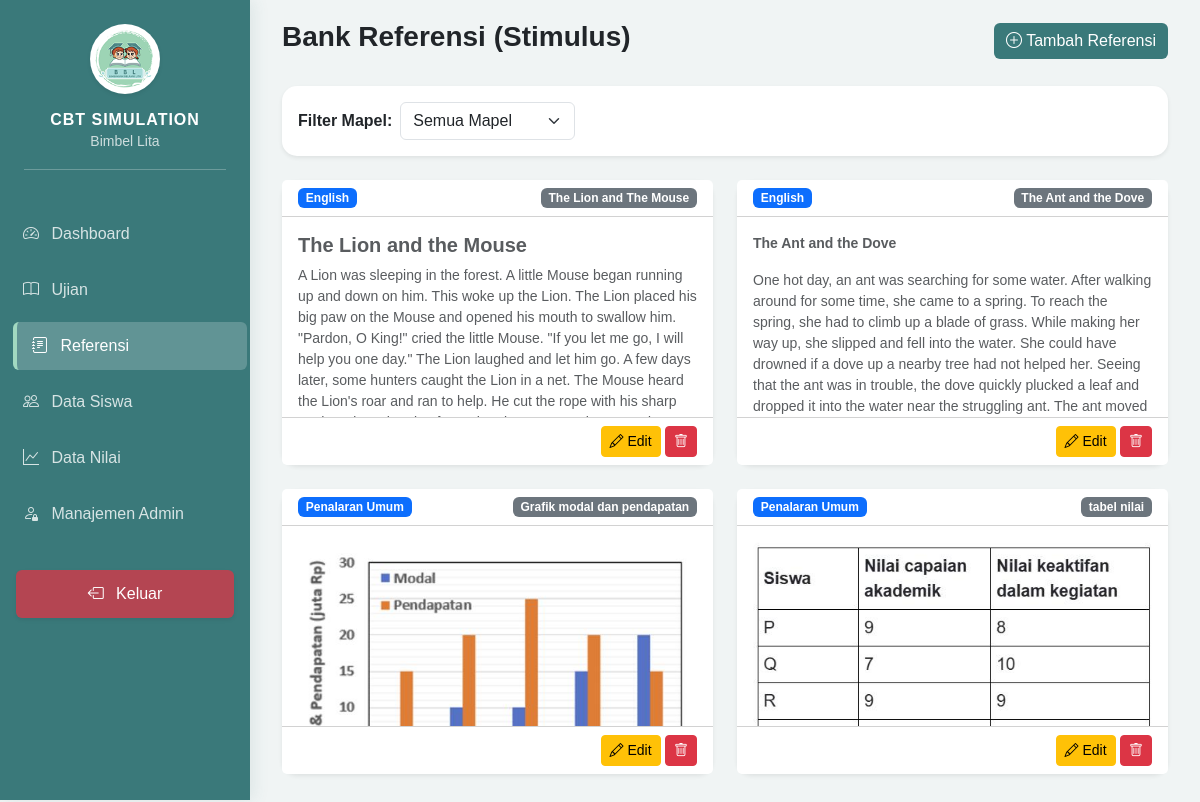
Page /admin/dashboard.php?page=references (signed in) on the committed database.
### tables this page shows
CREATE TABLE `references` (
  `id` int NOT NULL,
  `subject_id` int NOT NULL,
  `title` varchar(255) NOT NULL,
  `type` enum('text','image') DEFAULT 'text',
  `content` text,
  `image_path` varchar(255) DEFAULT NULL,
  `created_at` timestamp NULL DEFAULT CURRENT_TIMESTAMP
);

CREATE TABLE `subjects` (
  `id` int NOT NULL,
  `exam_id` int NOT NULL,
  `name` varchar(100) NOT NULL,
  `duration` int NOT NULL,
  `max_score` decimal(10,2) DEFAULT '100.00',
  `sort_order` int NOT NULL DEFAULT '0',
  `is_active` tinyint(1) DEFAULT '1',
  `created_at` timestamp NULL DEFAULT CURRENT_TIMESTAMP
);

### admin/modules/references/index.php (the view, shortened to what this page needs)
<?php
$sql = "SELECT r.*, s.name as subject_name FROM `references` r
        JOIN subjects s ON r.subject_id = s.id";
$sql .= " ORDER BY r.id DESC";
$references = $pdo->query($sql)->fetchAll();
?>
<div class="d-flex justify-content-between align-items-center mb-4">
    <h3 class="fw-bold">Bank Referensi (Stimulus)</h3>
    <a href="dashboard.php?page=references_form" class="btn btn-primary">
        <i class="bi bi-plus-circle"></i> Tambah Referensi
    </a>
</div>
<div class="card border-0 shadow-sm mb-4">
    <div class="card-body">
        <form method="GET" action="dashboard.php" class="row g-2 align-items-center">
            <div class="col-auto"><label class="fw-bold">Filter Mapel:</label></div>
            <div class="col-auto">
                <select name="subject_id" class="form-select" onchange="this.form.submit()">
                    <option value="">Semua Mapel</option>
                </select>
            </div>
        </form>
    </div>
</div>
<div class="row">
    <?php foreach ($references as $r): ?>
    <div class="col-md-6 mb-4">
        <div class="card h-100 shadow-sm border-0">
            <div class="card-header bg-white d-flex justify-content-between align-items-center">
                <span class="badge bg-primary"><?= htmlspecialchars($r['subject_name']) ?></span>
                <span class="badge bg-secondary"><?= $r['title'] ?></span>
            </div>
            <div class="card-body overflow-auto" style="max-height: 200px;">
                <?php if ($r['type'] == 'text'): ?>
                    <div class="small text-muted"><?= $r['content']  ?></div>
                <?php else: ?>
                    <img src="../assets/uploads/references/<?= $r['image_path'] ?>" class="img-fluid rounded" alt="Referensi">
                <?php endif; ?>
            </div>
            <div class="card-footer bg-white text-end">
                <a href="dashboard.php?page=references_form&id=<?= $r['id'] ?>" class="btn btn-sm btn-warning">
                    <i class="bi bi-pencil"></i> Edit
                </a>
                <a href="modules/references/process.php?action=delete&id=<?= $r['id'] ?>"
                   class="btn btn-sm btn-danger"
                   onclick="return confirm('Hapus referensi ini? Soal yang terhubung akan kehilangan referensinya.')">
                    <i class="bi bi-trash"></i>
                </a>
            </div>
        </div>
    </div>
    <?php endforeach; ?>
</div>

### includes/header.php (style rules this page uses)
:root { --sidebar-width: 250px; --primary-teal: #3a797a; --mint-green: #a2d9c1; --mint-light: #f0fdf4; }
body { background-color: #f0f4f4; font-family: 'Poppins', sans-serif; }
.card { border-radius: 15px; border: none; box-shadow: 0 5px 15px rgba(0,0,0,0.05); }
.btn-primary { background-color: var(--primary-teal); border: none; }

### rows in the picture
references: subject.name "English", title "The Lion and The Mouse", content "The Lion and the Mouse A Lion was sleeping in the forest. A little Mouse began running up and down on him. This woke up the Lion. The Lion placed his big paw on the Mouse and opened his mouth to swallow him. \"Pardon, O King!\" cried the little Mouse. \"If you let me go, I will help you one day.\" The Lion laughed and let him go. A few days later, some hunters caught the Lion in a net. The Mouse heard the Lion's roar and ran to help. He cut the rope with his sharp…"
references: subject.name "English", title "The Ant and the Dove", content "The Ant and the Dove One hot day, an ant was searching for some water. After walking around for some time, she came to a spring. To reach the spring, she had to climb up a blade of grass. While making her way up, she slipped and fell into the water. She could have drowned if a dove up a nearby tree had not helped her. Seeing that the ant was in trouble, the dove quickly plucked a leaf and dropped it into the water near the struggling ant. The ant moved…"
references: subject.name "Penalaran Umum", title "Grafik modal dan pendapatan", image_path (picture)
references: subject.name "Penalaran Umum", title "tabel nilai", image_path (picture)
